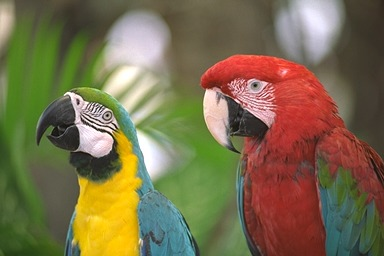
%> input picture parrots.jpeg, 384 x 256 px
$ octave Mismatch.m   (GNU Octave 9; MATLAB toolbox functions it lacks are replaced by stand-ins)
%> lines starting %> are read from the running program, lines starting %| are printed output that depends on the picture; in (x1, y1, x2, y2) boxes, pixels count from 0 and x2, y2 are one past the last pixel; in counts of white or black regions, pixels touching at a corner belong together; the program's own positions count from 1
clc;close all;clear;

% demonstration
imgfile='parrots.jpeg';
img=imread(imgfile);
%> img is the input picture: size 256x384x3 uint8; mean R, G, B 121.9, 109.8, 76.1
col=[255,0,255]; % yellow
tol=220;

% call the function
M=match(img,col,tol)

function M=match(X,col,tol)
%> called with col = [255 0 255], tol = 220
  % X is any true color image
  % col is a color value that is col is vector of length 3
  % eg: col=[255,0,255] this is yellow color
  % tol is a scalar tolerance

  % output:
  % M is boolean matrix

  Size=size(X);
%> Size = [256 384 3]
  col=double(col); % convert to double values this is done to have a compatible data type

  Esqr=zeros(Size(1:2)); % a dummy matrix

  % traverse to every channel
  for k=1:Size(3)
    Y=double(X(:,:,k)); % extract kth channel from X and then convert to double


    % [11 lines of commented-out code are left out]


    %%% Esqr=Esqr+(Y-col(k)).^2; this is nothing but the formula used in  Mismatch expression
    %%%%%%%%%%%%%%%%%%%%%%%%%%%%%%%%%%%%%%%%%%%%%%%%%%%%%%%%%%%%%%%%%%%%%
    % Anwer : option (d)
    %%%%%%%%%%%%%%%%%%%%%%%%%%%%%%%%%%%%%%%%%%%%%%%%%%%%%%%%%%%%%%%%%%%
    % uncomment one option at a time run the fucntion
    % you will get error for options b and e but not for d,a,c
    %%%%%%%%%%%%%%%%%%%%%%%%%%%%%%%%%%%%%%%%%%%%%%%%%%%%%%%%%%%

    % Esqr=Esqr+(Y(k)-col(k))^2;  % option (a)

    % Esqr=Esqr+(Y-col(k))^2;  % option (b)
    % Esqr=Esqr+(Y(k)-col(k)).^2;  % option (c)
    Esqr=Esqr+(Y-col(k)).^2;  % option (d)
    % Esqr=Esqr+dot(Y-col);  % option (e)


  end
%> this loop made 3 passes
%> pass 1, in match, `Y=double(X(:,:,k));`:
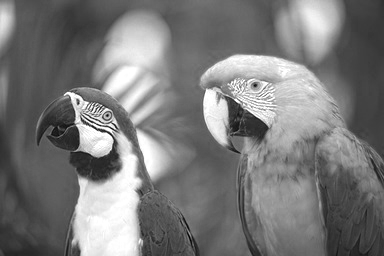
%> Y: size 256x384 double; min 0, max 255, mean 121.9
%> pass 1, in match, `Esqr=Esqr+(Y-col(k)).^2;`:
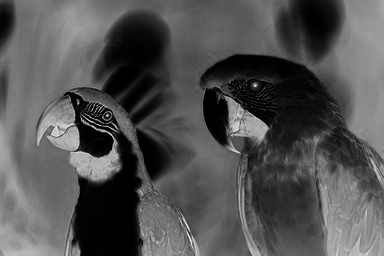
%> Esqr: size 256x384 double; min 0, max 65025, mean 20971; drawn with min black and max white
%> pass 2, in match, `Y=double(X(:,:,k));`:
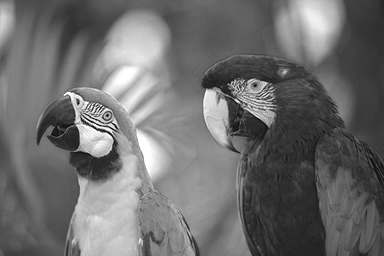
%> Y: size 256x384 double; min 0, max 255, mean 109.8
%> pass 2, in match, `Esqr=Esqr+(Y-col(k)).^2;`:
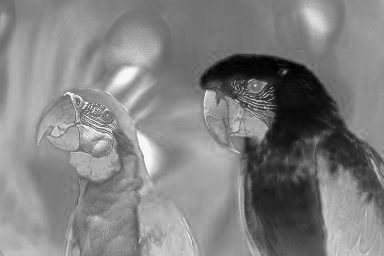
%> Esqr: size 256x384 double; min 3442, max 66874, mean 35587.3; drawn with min black and max white
%> after the loop:
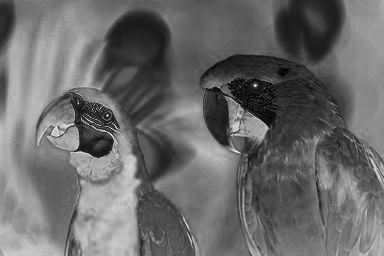
%> Esqr: size 256x384 double; min 30581, max 126034, mean 70440.2; drawn with min black and max white
  M=sqrt(Esqr)<=tol;
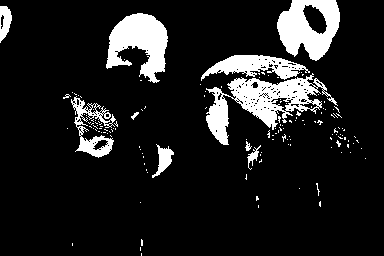
%> M: size 256x384 logical; 12.2% white; 143 white regions (133 under 20 px), largest, box (x1, y1, x2, y2) and area: (206, 73, 338, 145) 3413, (106, 13, 168, 83) 2527, (277, 0, 340, 61) 2431
end

$ run again, with image3.jpg copied over parrots.jpeg
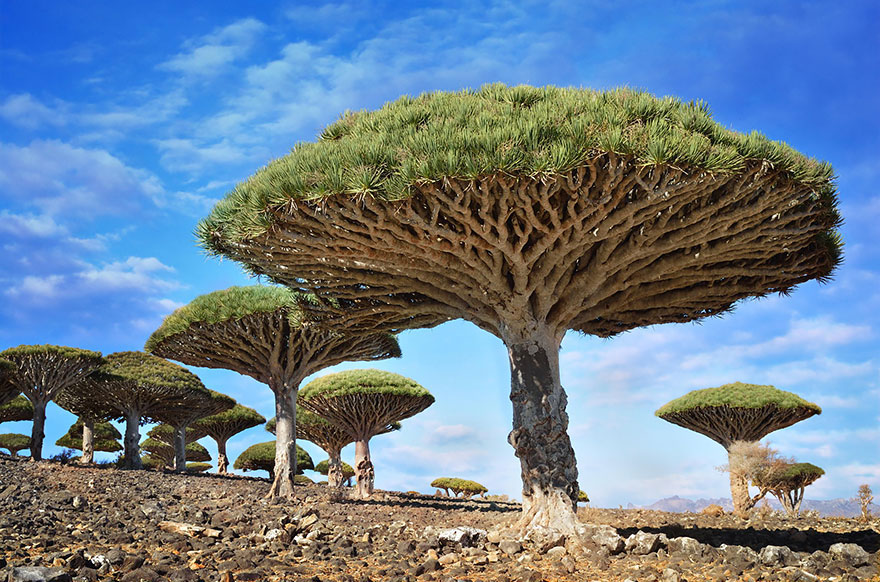
%> input picture image3.jpg, 880 x 582 px
%> img is the input picture: size 582x880x3 uint8; mean R, G, B 108.6, 127.1, 144
%> after the loop in match, `for k=1:Size(3)`:
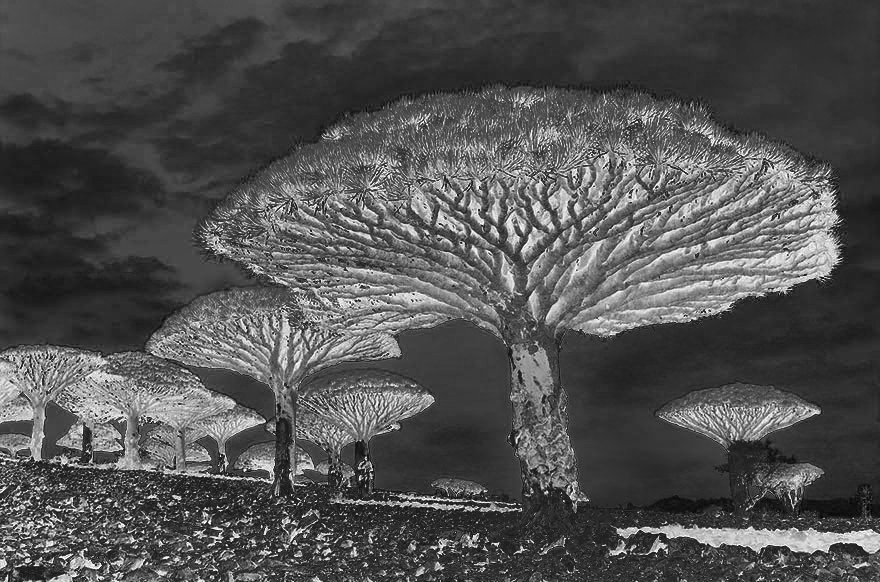
%> Esqr: size 582x880 double; min 33549, max 130534, mean 64644.4; drawn with min black and max white
%> in match, `M=sqrt(Esqr)<=tol;`:
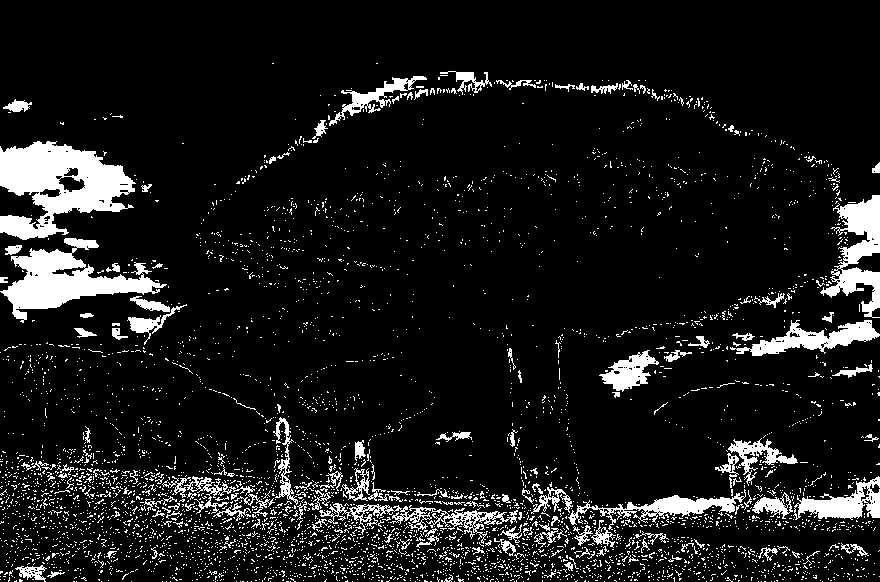
%> M: size 582x880 logical; 9.9% white; 4486 white regions (4327 under 20 px), largest, box (x1, y1, x2, y2) and area: (0, 141, 136, 240) 7474, (0, 238, 167, 323) 5266, (820, 195, 880, 318) 3167
